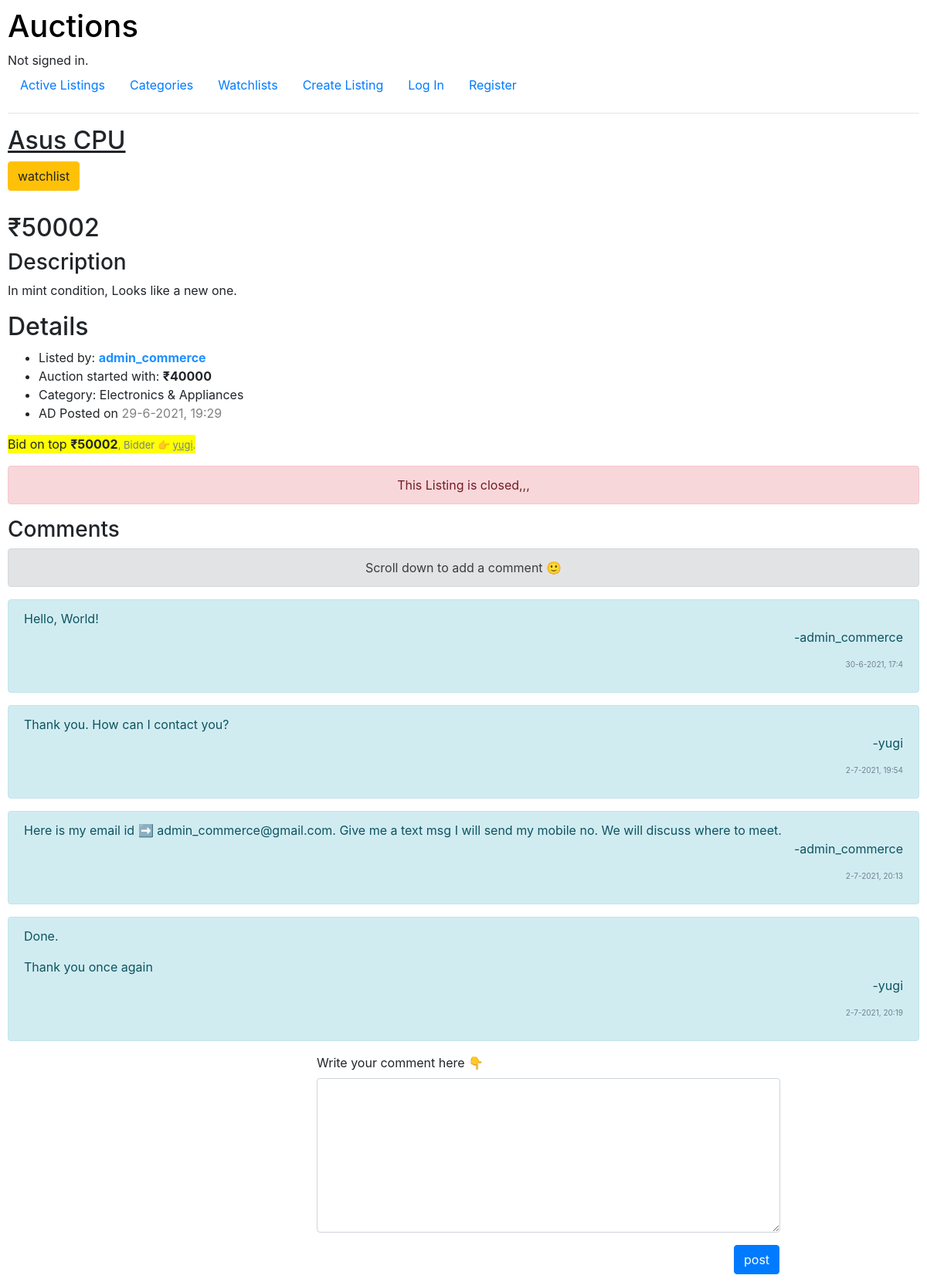
/listing/4, run on the app's committed database.
### auctions/models.py (models this page shows, shortened)
class Listing(models.Model):
    ad_title = models.CharField(max_length = 54)
    description = models.CharField(max_length = 155)
    img_url = models.CharField(max_length = 2000)
    category = models.CharField(max_length = 30, blank = True)
    price = models.IntegerField()
    time = models.CharField(max_length = 20)
    user = models.ForeignKey(User, on_delete = models.CASCADE, related_name = "listing")
    flag = models.BooleanField(default=True)

class User(AbstractUser): # AbstractUser is not an abstract class, it has fields implemented for username, password ....
    watchlist = models.ManyToManyField("Listing", blank = True, related_name = "watch")
    def __str__(self):
        return f"{self.username}"

class Comment(models.Model):
    text = models.CharField(max_length = 500)
    user = models.ForeignKey(User, on_delete = models.CASCADE)
    listing = models.ForeignKey(Listing, on_delete = models.CASCADE, related_name = "comment")
    time = models.CharField(max_length = 20)

### auctions/views.py (the view, shortened to what this page needs)
# urls.py: path("listing/<int:id>", views.listing, name="listing"),
def listing(request, id):
    try:
        temp1 = Listing.objects.get(id=id) # The variable declared inside if, for and try can be accessed outside of the respective blocks
    except Exception:
        raise Http404("The Requested AD is removed from our server...")  #Executed when the get() finds nothing, or more than one thing
    if request.user.is_authenticated:
        temp2 = request.user.watchlist.all()
    else:
        temp2 = []
    temp3 = temp1.comment.all()
    temp4 = temp1.bid.all()
    temp5 = []; [temp5.append(x.quote) for x in temp4]
    max_bid = temp1.price
    bidder = "None"
    if len(temp5)>0:
        max_bid=max(temp5)
    if max_bid != temp1.price:
        try:
            bidder = temp4.get(quote = max_bid).user
        except Exception:
            return HttpResponseRedirect(reverse("listing",args = (id,) ) )
    return render(request, "auctions/listing.html",{
        "ad":temp1,
        "watch":temp2,
        "comments":temp3,
        "max_bid" : max_bid,
        "bidder":bidder
    })

### auctions/templates/auctions/listing.html (shortened to what this page needs)
{% extends "auctions/layout.html" %}
{% block body %}
    <h2><u>{{ad.ad_title}}</u></h2>
    <div>
        <form action="{% url 'list' ad.id %}" method="POST">
            {% if ad in watch %}
                <input class="btn btn-dark" type="submit" name="watch" value="unwatch">
            {% else %}
                <input class="btn btn-warning" type="submit" name="watch" value="watchlist">
            {% endif %}
        </form>
    </div>
    <div style="margin-top: 5px;">
    </div>
    <div>
        <div>
            <h2> ₹{{max_bid}}</h2>
        </div>
        <div>
            <h3>Description</h3>
            <p>{{ad.description}}</p>
        </div>
        <div>
            <h2>Details</h2>
            <ul>
                {% if ad.user == user %}
                    <li>Listed by: <span style="color:dodgerblue; font-weight: bold;">you</span></li>
                {% else %}
                    <li>Listed by: <span style="color:dodgerblue; font-weight: bold;">{{ad.user}}</span></li>
                {% endif %}
                    <li>Auction started with: <strong>₹{{ad.price}}</strong></li>
                {% if ad.category != "Nothing" %}
                    <li>Category: {{ad.category}}</li>
                {% endif %}
                <li>AD Posted on <span style="color:gray;">{{ad.time}}</span></li>
            </ul>
        </div>
    </div>
    <div style="background-color: yellow; width:fit-content;">
        <p>Bid on top <strong>₹{{max_bid}}</strong><span style="color:slategray; font-size:small;" >, Bidder 👉 <u>{{bidder}}</u>.</span></p>
    </div>
    {% if ad.user != user and not ad.flag %}
    <div style="text-align: center;" class="alert alert-danger" role="alert">
        This Listing is closed,,,
    </div>
    {% endif %}
    <div>
        <div> <h3>Comments</h3> </div>
        <div style="text-align: center;" class="alert alert-secondary" role="alert">
           Scroll down to add a comment 🙂
          </div>
        {% for x in comments %}
        <div class="alert alert-info" role="alert">
            {{x.text | safe }}
            <p style="text-align: right;">-{{x.user}}</p>
            <p style="color:slategray; text-align: right; font-size:x-small;">{{x.time}}</p>
        </div>
        {% empty %}
        <div class="alert alert-warning" role="alert">
            No comments so far...
        </div>
        {% endfor %}
    </div>
    <div style="margin-left: 400px;">
    <form action="{% url 'listing' ad.id %}" method="POST">
        <div class="mb-3" >
            <label for="TextareaLabel">Write your comment here 👇</label>
            <textarea style="width: 600px; height:200px;"class="form-control" id="TextareaLabel" name="comment" ></textarea>
          </div>
        <input style="margin-left: 540px;" class="btn btn-primary" type="submit" name="comment_submit" value="post">
    </form>
    </div>
{% endblock %}

### auctions/templates/auctions/layout.html (shortened to what this page needs)
{% load static %}
<!DOCTYPE html>
<html lang="en">
    <head>
        <link rel="stylesheet" href="https://stackpath.bootstrapcdn.com/bootstrap/4.4.1/css/bootstrap.min.css">
        <link href="{% static 'auctions/styles.css' %}" rel="stylesheet">
    </head>
    <body>
        <a style="color:black; padding:0;"  class="nav-link" href="{% url 'index' %}">
            <h1>Auctions</h1>
        </a>
        <div>
            {% if user.is_authenticated %}
                Signed in as <strong>{{ user.username }}</strong>.
            {% else %}
                Not signed in.
            {% endif %}
        </div>
        <ul class="nav">
            <li class="nav-item">
                <a class="nav-link" href="{% url 'index' %}">Active Listings</a>
            </li>
            <li class="nav-item">
                <a class="nav-link" href="{% url 'category' %}">Categories</a>
            </li>
            <li class="nav-item">
                <a class="nav-link" href="{% url 'watchlist' %}">Watchlists</a>
            </li>
            <li class="nav-item">
                <a class="nav-link" href="{% url 'create_listing' %}">Create Listing</a>
            </li>
            {% if user.is_authenticated %}
                <li class="nav-item">
                    <a class="nav-link" href="{% url 'logout' %}">Log Out</a>
                </li>
            {% else %}
                <li class="nav-item">
                    <a class="nav-link" href="{% url 'login' %}">Log In</a>
                </li>
                <li class="nav-item">
                    <a class="nav-link" href="{% url 'register' %}">Register</a>
                </li>
            {% endif %}
        </ul>
        <hr>
        {% block body %}
        {% endblock %}
    </body>
</html>

### auctions/static/auctions/styles.css (style rules this page uses)
body { padding: 10px; }

### data on the page
Listing: ad_title "Asus CPU", description "In mint condition, Looks like a new one.", user "admin_commerce", price "40000", category "Electronics & Appliances", time "29-6-2021, 19:29"
User: username "yugi"
Comment: text "Hello, World!", user "admin_commerce", time "30-6-2021, 17:4"
Comment: text "Thank you. How can I contact you?", user "yugi", time "2-7-2021, 19:54"
Comment: text "Here is my email id ➡ admin_commerce@gmail.com. Give me a text msg I will send my mobile no. We will discuss where to meet.", user "admin_commerce", time "2-7-2021, 20:13"
Comment: text "Done. Thank you once again", user "yugi", time "2-7-2021, 20:19"

### other printed values
{{ max_bid }} "50002"
